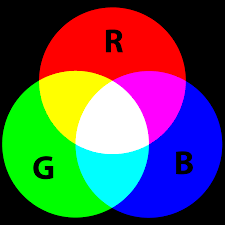
#> input picture notebook/Python/rgbimage.png, 225 x 225 px
$ jupyter execute '4. Extract_color_planes.ipynb'
#> lines starting #> are read from the running program, lines starting #| are printed output that depends on the picture
### Import Libraries

[cell 1]
import cv2

[cell 2]
import matplotlib.pyplot as plt

### Read image

[cell 3]
img = cv2.imread('rgbimage.png')
#> img is the input picture: shape (225, 225, 3); mean B, G, R 83.9, 84, 84

[cell 4]
img_RGB = cv2.cvtColor(img, cv2.COLOR_BGR2RGB)

[cell 5]
plt.imshow(img_RGB)

[cell 6]
plt.show()

[cell 7]
print('Image shape:', img_RGB.shape)
#| Image shape: (225, 225, 3)

### Image has 3 planes RGB, now extracting each one of them seperately

[cell 8]
plt.figure(figsize=(10,6))

[cell 9]
plt.subplot(1,3,1)

[cell 10]
plt.title('Red Plane')

[cell 11]
plt.imshow(img_RGB[:,:,0])
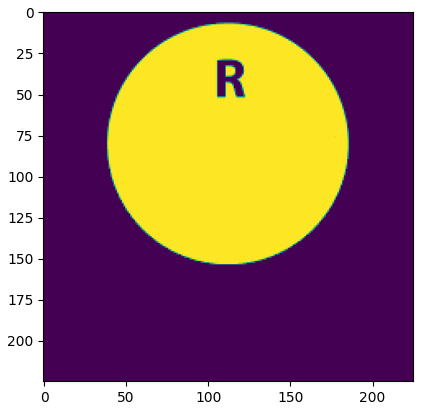
#> figure drawn by matplotlib, 1 panel

[cell 12]
plt.subplot(1,3,2)

[cell 13]
plt.title('Green Plane')

[cell 14]
plt.imshow(img_RGB[:,:,1])
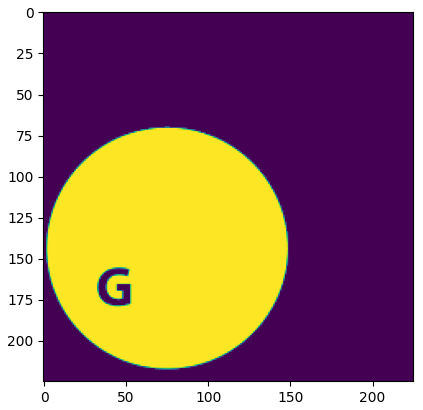
#> figure drawn by matplotlib, 1 panel

[cell 15]
plt.subplot(1,3,3)

[cell 16]
plt.title('Blue Plane')

[cell 17]
plt.imshow(img_RGB[:,:,2])
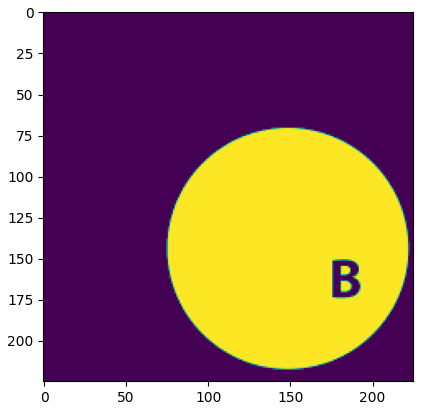
#> figure drawn by matplotlib, 1 panel
